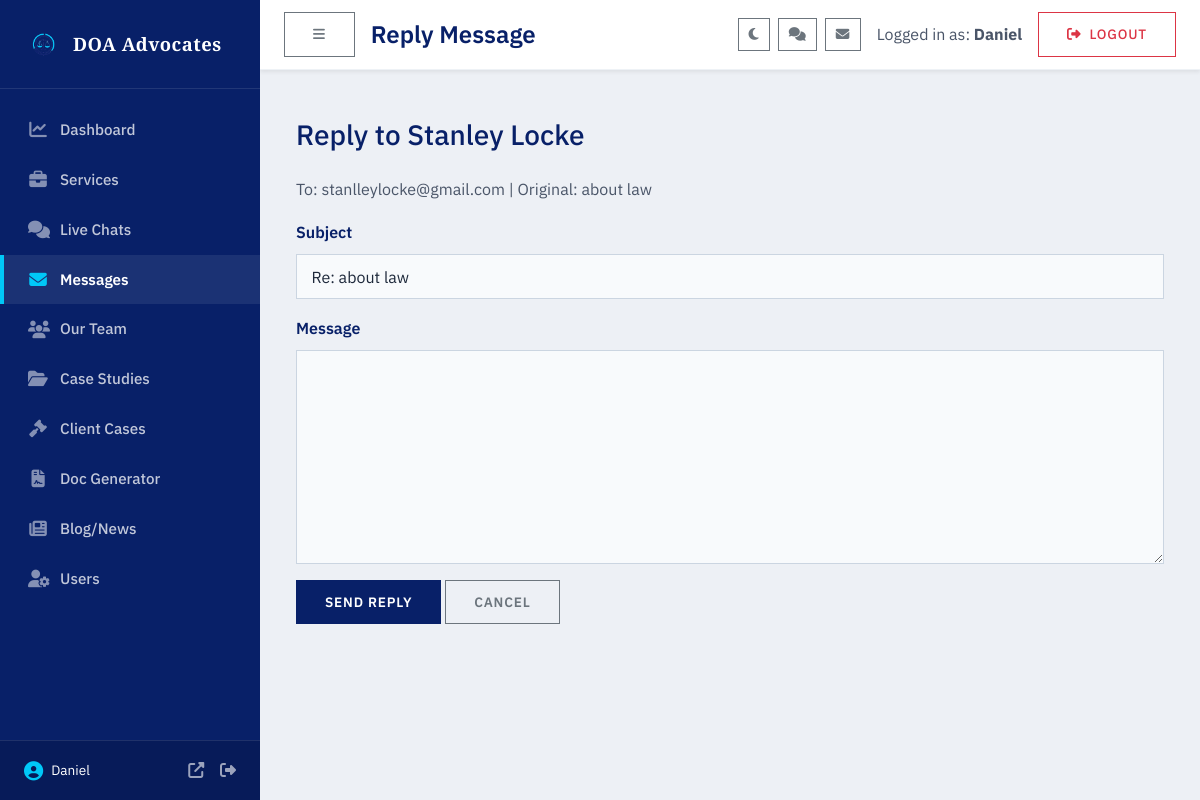
Page /admin/messages/7/reply (signed in) on the committed database.
### models.py (models this page shows, shortened)
class User(UserMixin, db.Model):
    id = db.Column(db.Integer, primary_key=True)
    username = db.Column(db.String(64), unique=True, nullable=False)
    email = db.Column(db.String(120), unique=True, nullable=False)
    password_hash = db.Column(db.String(256), nullable=False)
    is_admin = db.Column(db.Boolean, default=False)
    is_active = db.Column(db.Boolean, default=True)
    is_online = db.Column(db.Boolean, default=False)
    last_seen = db.Column(db.DateTime, nullable=True)
    created_at = db.Column(db.DateTime, default=datetime.utcnow)
    assigned_rooms = db.relationship('ChatRoom', backref='assignee', lazy=True)

class ContactMessage(db.Model):
    id = db.Column(db.Integer, primary_key=True)
    name = db.Column(db.String(100), nullable=False)
    email = db.Column(db.String(120), nullable=False)
    phone = db.Column(db.String(30))
    subject = db.Column(db.String(200))
    message = db.Column(db.Text, nullable=False)
    service_id = db.Column(db.Integer, db.ForeignKey('service.id'), nullable=True)
    service = db.relationship('Service', backref=db.backref('contact_messages', lazy=True))
    is_read = db.Column(db.Boolean, default=False)
    created_at = db.Column(db.DateTime, default=datetime.utcnow)

### routes/admin_routes.py (the view, shortened to what this page needs)
@admin_bp.route('/messages/<int:id>/reply', methods=['GET', 'POST'])
@admin_required
def reply_message(id):
    message = ContactMessage.query.get_or_404(id)
    form = ReplyForm()
    if not form.subject.data:
        form.subject.data = f"Re: {message.subject}"
    return render_template('admin/reply_message.html', title='Reply to Message', form=form, message=message)

### forms.py
class ReplyForm(FlaskForm):
    subject = StringField('Subject', validators=[DataRequired(), Length(max=200)])
    body = TextAreaField('Message', validators=[DataRequired()])

### routes/admin_routes.py (called while the page is built)
def admin_required(f):
    @wraps(f)
    @login_required
    def decorated_function(*args, **kwargs):
        if not current_user.is_admin or not current_user.is_active:
            flash('You need administrator privileges to access this page.', 'danger')
            return redirect(url_for('main.index'))
        return f(*args, **kwargs)
    return decorated_function

### templates/admin/reply_message.html (shortened to what this page needs)
{% extends "admin/layout.html" %}
{% block admin_title %}Reply Message{% endblock %}
{% block admin_content %}
<div class="container py-4">
  <h1 class="h3 mb-4">Reply to {{ message.name }}</h1>
  <p class="text-muted">To: {{ message.email }} | Original: {{ message.subject }}</p>
  <form method="POST">
    <div class="mb-3">{{ form.subject.label(class="form-label") }}{{ form.subject(class="form-control") }}</div>
    <div class="mb-3">{{ form.body.label(class="form-label") }}{{ form.body(class="form-control", rows=8) }}</div>
    <button type="submit" class="btn btn-primary">Send Reply</button>
    <a href="{{ url_for('admin.view_message', id=message.id) }}" class="btn btn-outline-secondary">Cancel</a>
  </form>
</div>
{% endblock %}

### templates/admin/layout.html (shortened to what this page needs)
{% extends "layout.html" %}
{% block content %}
<div class="admin-dashboard-container">
    <aside class="admin-sidebar" id="adminSidebar">
        <div class="admin-sidebar-header">
            <a href="{{ url_for('admin.dashboard') }}" class="d-flex align-items-center text-decoration-none">
                <img src="{{ url_for('static', filename='images/logo/dan_ochieng_advocates_logo.png') }}" alt="Dan Ochieng & Company Advocates Logo" class="sidebar-logo me-2">
                <span class="sidebar-brand-name">DOA Advocates</span>
            </a>
        </div>
        <nav class="admin-sidebar-nav">
            <a href="{{ url_for('admin.dashboard') }}" class="nav-item {% if request.endpoint == 'admin.dashboard' %}active{% endif %}" title="Dashboard">
                <i class="fas fa-chart-line"></i> <span>Dashboard</span>
            </a>
            <a href="{{ url_for('admin.services') }}" class="nav-item {% if request.endpoint in ['admin.services', 'admin.new_service', 'admin.edit_service'] %}active{% endif %}" title="Services">
                <i class="fas fa-briefcase"></i> <span>Services</span>
            </a>
            <a href="{{ url_for('chat.admin_chats') }}" class="nav-item {% if request.endpoint == 'chat.admin_chats' %}active{% endif %}" title="Live Chats">
                <i class="fas fa-comments"></i> <span>Live Chats</span>
            </a>
            <a href="{{ url_for('admin.messages') }}" class="nav-item {% if request.endpoint in ['admin.messages', 'admin.reply_message'] %}active{% endif %}" title="Messages">
                <i class="fas fa-envelope"></i> <span>Messages</span>
            </a>
            <a href="{{ url_for('admin.team') }}" class="nav-item {% if request.endpoint in ['admin.team', 'admin.new_team_member', 'admin.edit_team_member'] %}active{% endif %}" title="Our Team">
                <i class="fas fa-users"></i> <span>Our Team</span>
            </a>
            <a href="{{ url_for('admin.cases') }}" class="nav-item {% if request.endpoint in ['admin.cases', 'admin.new_case', 'admin.edit_case'] %}active{% endif %}" title="Case Studies">
                <i class="fas fa-folder-open"></i> <span>Case Studies</span>
            </a>
            <a href="{{ url_for('admin.client_cases') }}" class="nav-item " title="Client Cases">
                <i class="fas fa-gavel"></i> <span>Client Cases</span>
            </a>
            <a href="{{ url_for('admin.generate_document') }}" class="nav-item {% if request.endpoint == 'admin.generate_document' %}active{% endif %}" title="Doc Generator">
                <i class="fas fa-file-contract"></i> <span>Doc Generator</span>
            </a>
            <a href="{{ url_for('admin.blog_posts') }}" class="nav-item {% if request.endpoint in ['admin.blog_posts', 'admin.new_blog_post', 'admin.edit_blog_post'] %}active{% endif %}" title="Blog/News">
                <i class="fas fa-newspaper"></i> <span>Blog/News</span>
            </a>
            <a href="{{ url_for('admin.users') }}" class="nav-item {% if request.endpoint in ['admin.users', 'admin.edit_user'] %}active{% endif %}" title="Users">
                <i class="fas fa-user-cog"></i> <span>Users</span>
            </a>
        </nav>
        <div class="admin-sidebar-footer">
            <div class="user-info">
                <i class="fas fa-user-circle"></i>
                <span class="username-text">{{ current_user.username }}</span>
            </div>
            <div class="footer-actions">
                <a href="{{ url_for('main.index') }}" target="_blank" title="View Website"><i class="fas fa-external-link-alt"></i></a>
                <a href="{{ url_for('auth.logout') }}" title="Sign Out"><i class="fas fa-sign-out-alt"></i></a>
            </div>
        </div>
    </aside>
    <div class="admin-content-wrapper">
        <header class="admin-topbar shadow-sm">
            <button class="btn btn-sm btn-outline-secondary me-3 d-none d-lg-inline-block" id="desktopSidebarToggleBtn" aria-label="Collapse Sidebar" style="border-radius: 0;">
                <i class="fas fa-bars"></i>
            </button>
            <div class="topbar-title h4 mb-0 d-none d-md-block">
                {% block admin_title %}Admin Control Panel{% endblock %}
            </div>
            <div class="topbar-actions ms-auto d-flex align-items-center">
                <button id="themeToggleBtn" class="btn btn-sm btn-outline-secondary me-2" aria-label="Toggle Theme" style="border-radius: 0; padding: 0.35rem 0.6rem;">
                    <i class="fas fa-moon" id="themeToggleIcon"></i>
                </button>
                <a href="{{ url_for('chat.admin_chats') }}" class="btn btn-sm btn-outline-secondary me-2 position-relative" title="Unread Chats" style="border-radius: 0; padding: 0.35rem 0.6rem;">
                    <i class="fas fa-comments"></i>
                </a>
                <a href="{{ url_for('admin.messages') }}" class="btn btn-sm btn-outline-secondary me-3 position-relative" title="Unread Messages" style="border-radius: 0; padding: 0.35rem 0.6rem;">
                    <i class="fas fa-envelope"></i>
                </a>
                <span class="text-muted me-3 d-none d-sm-inline">Logged in as: <strong>{{ current_user.username }}</strong></span>
                <a href="{{ url_for('auth.logout') }}" class="btn btn-sm btn-outline-danger btn-logout-topbar">
                    <i class="fas fa-sign-out-alt me-1"></i> Logout
                </a>
            </div>
        </header>
        <div class="admin-page-content p-4">
            {% block admin_content %}{% endblock %}
        </div>
    </div>
</div>
{% endblock %}

### rows in the picture
User: username "Daniel"
ContactMessage: name "Stanley Locke", email "stanlleylocke@gmail.com", subject "about law"
